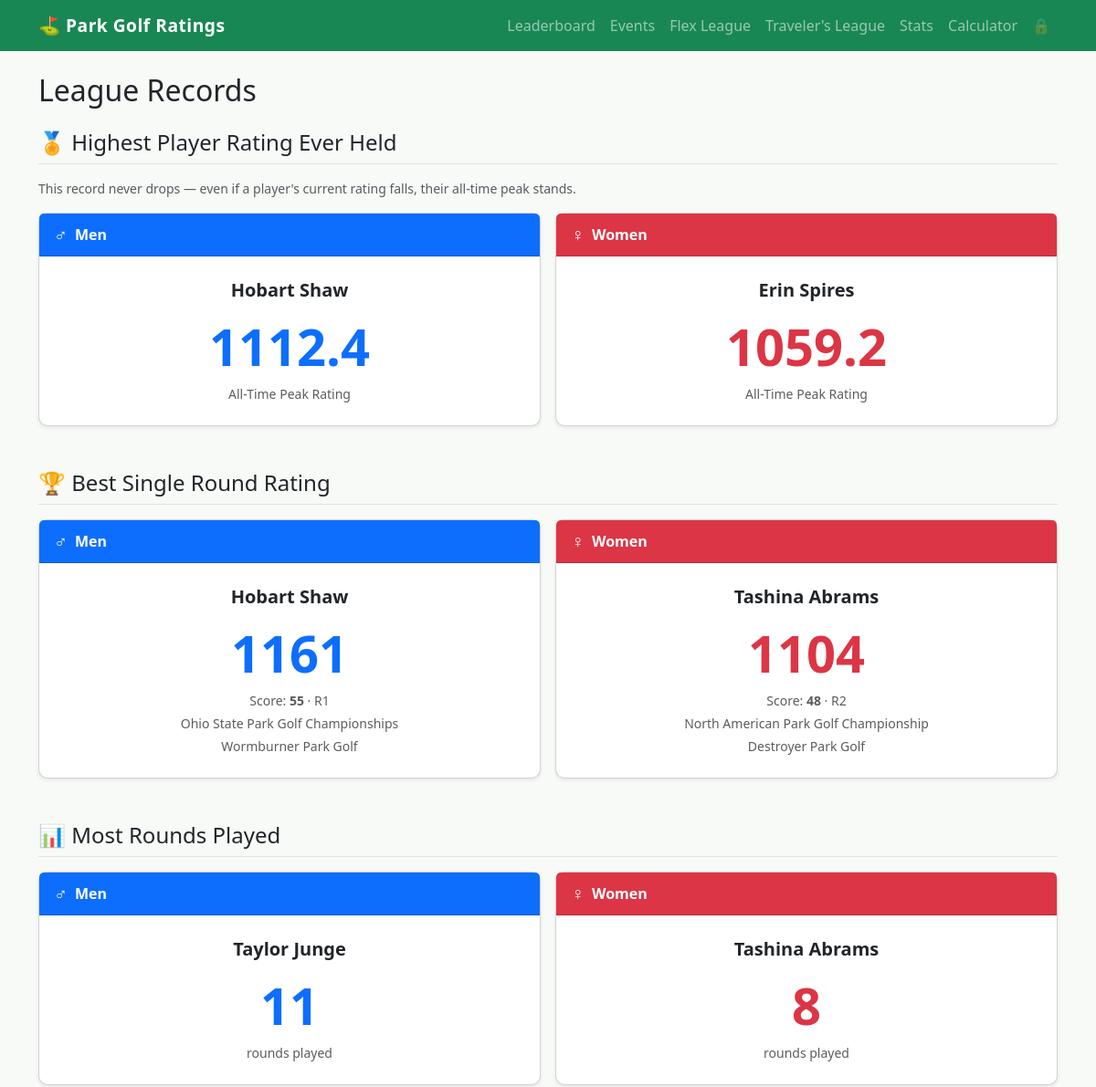
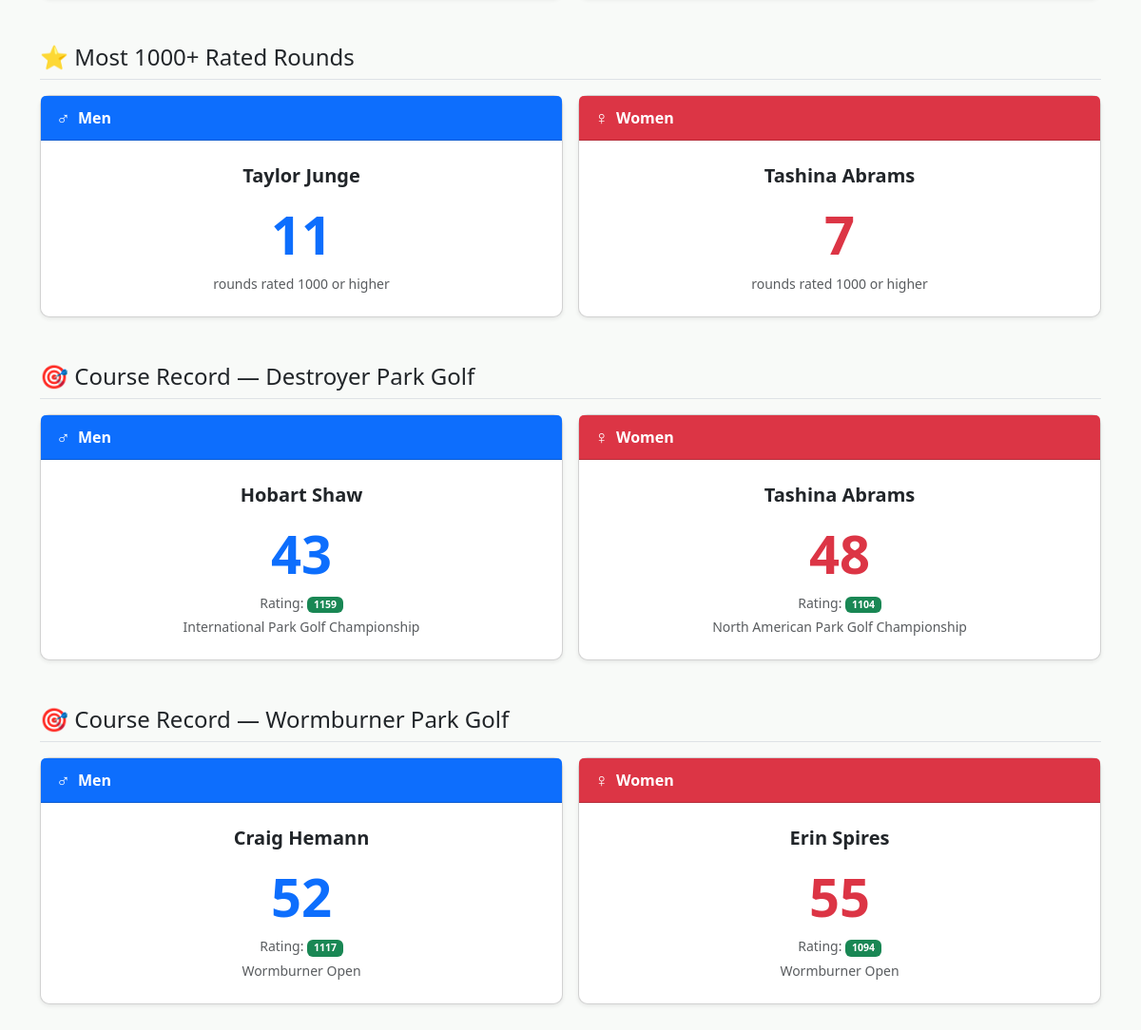
Screenshot of /stats with the database file from the repository (2 pictures, top to bottom).
### tables this page shows
CREATE TABLE players (
    id INTEGER PRIMARY KEY AUTOINCREMENT,
    name TEXT NOT NULL,
    created_at TIMESTAMP DEFAULT CURRENT_TIMESTAMP
, division TEXT DEFAULT 'Men', current_rating REAL, previous_rating REAL, peak_rating REAL);

CREATE TABLE rounds (
    id INTEGER PRIMARY KEY AUTOINCREMENT,
    tournament_id INTEGER NOT NULL,
    player_id INTEGER NOT NULL,
    round_number INTEGER NOT NULL,
    score INTEGER NOT NULL,
    rating INTEGER NOT NULL, league TEXT,
    FOREIGN KEY (tournament_id) REFERENCES tournaments(id),
    FOREIGN KEY (player_id) REFERENCES players(id)
);

CREATE TABLE tournaments (
    id INTEGER PRIMARY KEY AUTOINCREMENT,
    name TEXT NOT NULL,
    course_id INTEGER NOT NULL,
    date TEXT NOT NULL,
    num_rounds INTEGER NOT NULL, sort_date TEXT, league TEXT,
    FOREIGN KEY (course_id) REFERENCES courses(id)
);

CREATE TABLE courses (
    id INTEGER PRIMARY KEY AUTOINCREMENT,
    name TEXT NOT NULL,
    course_rating INTEGER NOT NULL,
    location TEXT
, initial_rating REAL);

### app.py (the view)
@app.route('/stats')
def stats():
    db = get_db()
    cutoff = age_cutoff()
    def top1_by_div(rows):
        result = {'Men': None, 'Women': None}
        for r in rows:
            div = r['division']
            if div in result and result[div] is None:
                result[div] = r
            if result['Men'] and result['Women']:
                break
        return result
    peak_raw = db.execute('''
        SELECT id AS player_id, name, division, peak_rating
        FROM players
        WHERE peak_rating IS NOT NULL
        ORDER BY peak_rating DESC
    ''').fetchall()
    peak_rating = top1_by_div(peak_raw)
    best_round_raw = db.execute('''
        SELECT p.id AS player_id, p.name, p.division, r.rating, r.score,
               r.round_number, t.name AS tournament_name, t.date,
               c.name AS course_name
        FROM rounds r
        JOIN players p ON p.id = r.player_id
        JOIN tournaments t ON t.id = r.tournament_id
        JOIN courses c ON c.id = t.course_id
        ORDER BY r.rating DESC
    ''').fetchall()
    best_round = top1_by_div(best_round_raw)
    most_rounds_raw = db.execute('''
        SELECT p.id AS player_id, p.name, p.division,
               COUNT(r.id) AS num_rounds
        FROM rounds r
        JOIN players p ON p.id = r.player_id
        JOIN tournaments t ON t.id = r.tournament_id
        WHERE t.sort_date >= ?
        GROUP BY p.id
        ORDER BY num_rounds DESC
    ''', (cutoff,)).fetchall()
    most_rounds = top1_by_div(most_rounds_raw)
    elite_raw = db.execute('''
        SELECT p.id AS player_id, p.name, p.division,
               COUNT(r.id) AS elite_count
        FROM rounds r
        JOIN players p ON p.id = r.player_id
        JOIN tournaments t ON t.id = r.tournament_id
        WHERE r.rating >= 1000 AND t.sort_date >= ?
        GROUP BY p.id
        ORDER BY elite_count DESC
    ''', (cutoff,)).fetchall()
    elite_rounds = top1_by_div(elite_raw)
    course_records = {}
    for course in db.execute('SELECT id, name FROM courses ORDER BY name').fetchall():
        cid = course['id']
        rec_raw = db.execute('''
            SELECT p.id AS player_id, p.name, p.division,
                   r.score, r.rating, t.name AS tournament_name, t.date
            FROM rounds r
            JOIN players p ON p.id = r.player_id
            JOIN tournaments t ON t.id = r.tournament_id
            WHERE t.course_id = ?
            ORDER BY r.score ASC
        ''', (cid,)).fetchall()
        if rec_raw:
            course_records[course['name']] = top1_by_div(rec_raw)
    return render_template('stats.html',
                           peak_rating=peak_rating,
                           best_round=best_round,
                           most_rounds=most_rounds,
                           elite_rounds=elite_rounds,
                           course_records=course_records)

### app.py (called while the page is built)
def get_db():
    if 'db' not in g:
        g.db = sqlite3.connect(DATABASE)
        g.db.row_factory = sqlite3.Row
    return g.db

def age_cutoff():
    today = datetime.today()
    try:
        return today.replace(year=today.year - 2).strftime('%Y-%m-%d')
    except ValueError:  # Feb 29 in a leap year
        return today.replace(year=today.year - 2, day=28).strftime('%Y-%m-%d')

### templates/stats.html (shortened to what this page needs)
{% extends 'base.html' %}
{% block content %}
<h2 class="mb-4">League Records</h2>
{% macro div_card(division, player) %}
{% set is_women = division == 'Women' %}
<div class="card shadow-sm h-100">
  <div class="card-header fw-bold text-white d-flex align-items-center gap-2
              {% if is_women %}bg-danger{% else %}bg-primary{% endif %}">
    <span class="fs-5">{{ '♀' if is_women else '♂' }}</span>
    <span>{{ division }}</span>
  </div>
  <div class="card-body text-center d-flex flex-column justify-content-center py-4">
    {% if player %}
      <a href="{{ url_for('player', player_id=player.player_id) }}"
         class="text-decoration-none text-dark fw-bold fs-5 mb-2 lh-sm">
        {{ player.name }}
      </a>
      {{ caller() }}
    {% else %}
      <p class="text-muted fst-italic mb-0">No data yet</p>
    {% endif %}
  </div>
</div>
{% endmacro %}
<h4 class="border-bottom pb-2 mb-3">🏅 Highest Player Rating Ever Held</h4>
<p class="text-muted small mb-3">This record never drops — even if a player's current rating falls, their all-time peak stands.</p>
<div class="row g-3 mb-5">
  {% for div in ['Men', 'Women'] %}
  {% set p = peak_rating[div] %}
  <div class="col-md-6">
    {% call div_card(div, p) %}
      <div class="display-4 fw-bold my-2 {% if div == 'Women' %}text-danger{% else %}text-primary{% endif %}">
        {{ p.peak_rating }}
      </div>
      <div class="text-muted small">All-Time Peak Rating</div>
    {% endcall %}
  </div>
  {% endfor %}
</div>
<h4 class="border-bottom pb-2 mb-3">🏆 Best Single Round Rating</h4>
<div class="row g-3 mb-5">
  {% for div in ['Men', 'Women'] %}
  {% set p = best_round[div] %}
  <div class="col-md-6">
    {% call div_card(div, p) %}
      <div class="display-4 fw-bold my-2 {% if div == 'Women' %}text-danger{% else %}text-primary{% endif %}">
        {{ p.rating }}
      </div>
      <div class="text-muted small mb-1">Score: <strong>{{ p.score }}</strong> · R{{ p.round_number }}</div>
      <div class="text-muted small mb-1">{{ p.tournament_name }}</div>
      <div class="text-muted small">{{ p.course_name }}</div>
    {% endcall %}
  </div>
  {% endfor %}
</div>
<h4 class="border-bottom pb-2 mb-3">📊 Most Rounds Played</h4>
<div class="row g-3 mb-5">
  {% for div in ['Men', 'Women'] %}
  {% set p = most_rounds[div] %}
  <div class="col-md-6">
    {% call div_card(div, p) %}
      <div class="display-4 fw-bold my-2 {% if div == 'Women' %}text-danger{% else %}text-primary{% endif %}">
        {{ p.num_rounds }}
      </div>
      <div class="text-muted small">rounds played</div>
    {% endcall %}
  </div>
  {% endfor %}
</div>
<h4 class="border-bottom pb-2 mb-3">⭐ Most 1000+ Rated Rounds</h4>
<div class="row g-3 mb-5">
  {% for div in ['Men', 'Women'] %}
  {% set p = elite_rounds[div] %}
  <div class="col-md-6">
    {% call div_card(div, p) %}
      <div class="display-4 fw-bold my-2 {% if div == 'Women' %}text-danger{% else %}text-primary{% endif %}">
        {{ p.elite_count }}
      </div>
      <div class="text-muted small">rounds rated 1000 or higher</div>
    {% endcall %}
  </div>
  {% endfor %}
</div>
{% for course_name, records in course_records.items() %}
<h4 class="border-bottom pb-2 mb-3">🎯 Course Record — {{ course_name }}</h4>
<div class="row g-3 mb-5">
  {% for div in ['Men', 'Women'] %}
  {% set p = records[div] %}
  <div class="col-md-6">
    {% call div_card(div, p) %}
      <div class="display-4 fw-bold my-2 {% if div == 'Women' %}text-danger{% else %}text-primary{% endif %}">
        {{ p.score }}
      </div>
      <div class="text-muted small mb-1">
        Rating:
        <span class="badge {% if p.rating >= 1000 %}bg-success{% elif p.rating >= 950 %}bg-primary{% elif p.rating >= 900 %}bg-info text-dark{% else %}bg-secondary{% endif %}">
          {{ p.rating }}
        </span>
      </div>
      <div class="text-muted small">{{ p.tournament_name }}</div>
    {% endcall %}
  </div>
  {% endfor %}
</div>
{% endfor %}
{% endblock %}

### static/style.css (style rules this page uses)
body { background: #f8faf8; }
.card { border-radius: 10px; box-shadow: 0 1px 4px rgba(0,0,0,.07); }

### rows the page displays
players: name "Hobart Shaw" "Hobart Shaw" "Hobart Shaw", peak_rating "1112.4"
players: name "Erin Spires" "Erin Spires", peak_rating "1059.2"
rounds: rating "1161", score "55", round_number "1"
tournaments: tournament_name "Ohio State Park Golf Championships"
courses: course_name "Wormburner Park Golf", name "Wormburner Park Golf", value "♂" "♀", division "Men" "Women"
players: name "Tashina Abrams" "Tashina Abrams" "Tashina Abrams" "Tashina Abrams"
rounds: rating "1104", score "48", round_number "2", score "48", rating "1104"
tournaments: tournament_name "North American Park Golf Championship", tournament_name "North American Park Golf Championship"
courses: course_name "Destroyer Park Golf", name "Destroyer Park Golf", value "♂" "♀", division "Men" "Women"
players: name "Taylor Junge" "Taylor Junge"
rounds: score "43", rating "1159"
tournaments: tournament_name "International Park Golf Championship"
players: name "Craig Hemann"
rounds: score "52", rating "1117"
tournaments: tournament_name "Wormburner Open" "Wormburner Open"
rounds: score "55", rating "1094"

### other values shown
{{ '♀' if is_women else '♂' }} "♂" "♀" "♂" "♀" "♂" "♀" "♂" "♀"
{{ division }} "Men" "Women" "Men" "Women" "Men" "Women" "Men" "Women"
{{ p.num_rounds }} "11" "8"
{{ p.elite_count }} "11" "7"
